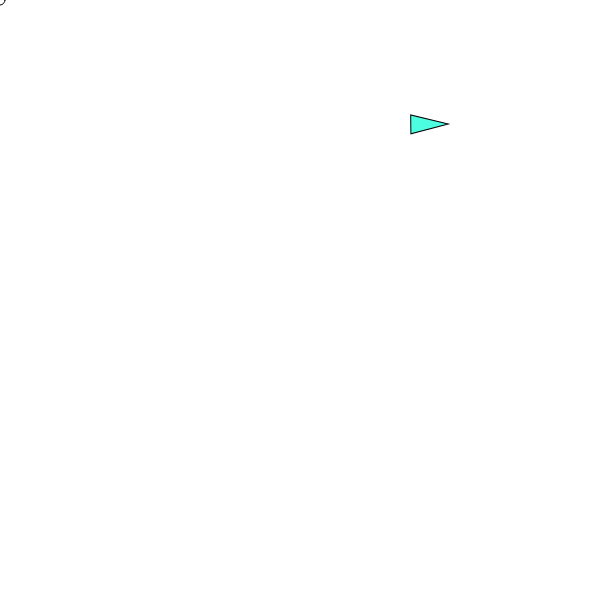
Frame 1 (no input)
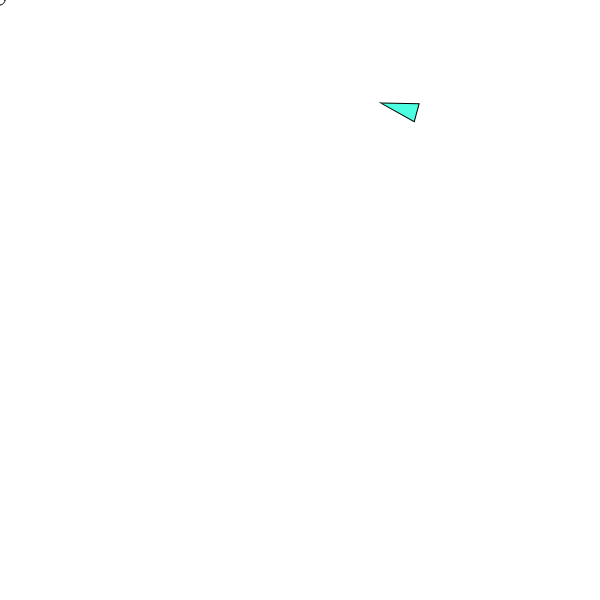
Frame 60 (no input)
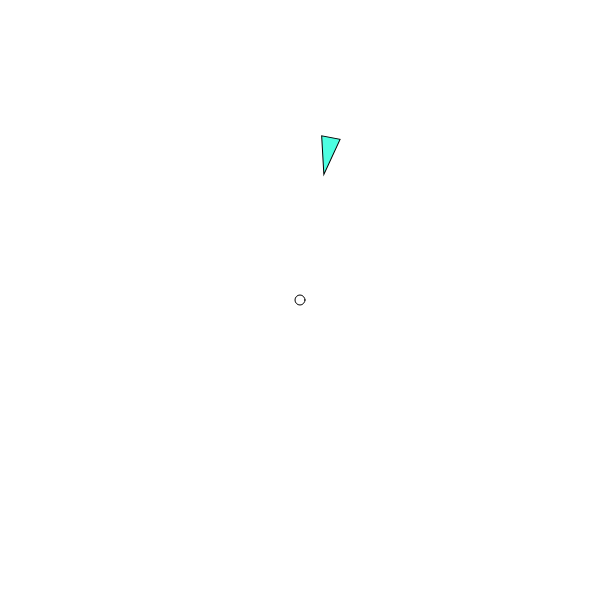
Frame 120 (the mouse pressed at the canvas centre since frame 60)

The p5.js sketch that drew these frames (run headless with seeded random() and noise() and a simulated clock; from frame 60 on, the mouse is pressed at the canvas centre):

// p5.js sketch
// ── sketch.js
let vehicles = [];
let numVehicles = 1;
let target;


function setup() {
  createCanvas(600, 600);

  colorMode(HSB);
  
  target = createVector(width/4, height/2);
  for(let i = 0; i < numVehicles; i++) {
    vehicles.push(new Vehicle(random(width), random(height), target));
  }
}

function draw() {
  background(0, 0, 100);

  target.x = mouseX; 
  target.y = mouseY;

  ellipse(target.x, target.y, 10, 10);

  for (let vehicle of vehicles) {
    vehicle.update();
    vehicle.show();
  }
}

// ── Vehicle.js
class Vehicle {
    constructor(x, y, target) {
        // For more detailed comments on how pos, vel, acc, and addForce work
        // see the Dot example from 2-15-24.

        this.pos = createVector(x, y);
        this.vel = createVector(1, 0);
        this.acc = createVector(0, 0);

        this.target = target;
        this.maxSpeed = 2;
        this.maxForce = 0.05;

        this.dim = 15 + random(5);

        this.hue = 170;
        this.saturation = 70;
        this.brightness = 100;

        this.mass = 1;
    }

    addForce(force) {
        let forceWithMass = p5.Vector.div(force, this.mass);
        this.acc.add(forceWithMass);
    }

    seek(t, arrive) {
        // 1. Compute the desired velocity and set it to be maxSpeed
        let desired = p5.Vector.sub(t, this.pos);

        let distance = desired.mag();

        // If the caller passed in true, and we are close to the target, scale our
        // speed based on the distance.
        if (arrive && distance < 100) {
            let speed = map(distance, 0, 100, 0, this.maxSpeed);
            desired.setMag(speed);
        } else {
            desired.setMag(this.maxSpeed);
        }

        // 2. Compute the force by seeing the the change is in velocities
        // to move from the current velocity to the desired velocity and limit
        // its magnitude.
        let steer = p5.Vector.sub(desired, this.vel);
        steer.limit(this.maxForce);

        // 3. Apple this "steering" force. 
        this.addForce(steer);
    }

    wrap() {
        this.pos.x = (this.pos.x + width) % width;
        this.pos.y = (this.pos.y + height) % height;
    }


    update() {
        // What actions is this agent pursuing?
        this.seek(this.target);

        // MOVEMENT
        this.vel.add(this.acc); // Apply acceleration (and thus the forces) to vel
        this.vel.limit(this.maxSpeed);
        this.pos.add(this.vel); // Apply velocity to position

        this.wrap();

        this.acc.set(0,0);
    }

    show() {
        push();

        translate(this.pos.x, this.pos.y);

        // Heading is the amount of rotation
        let angle = this.vel.heading();
        rotate(angle);

        fill(this.hue, this.saturation, this.brightness);

        // Draw a triangle
        beginShape();
        vertex(this.dim, 0);
        vertex(-this.dim, this.dim/2);
        vertex(-this.dim, -this.dim/2);
        endShape(CLOSE);

        pop();
    }
}
